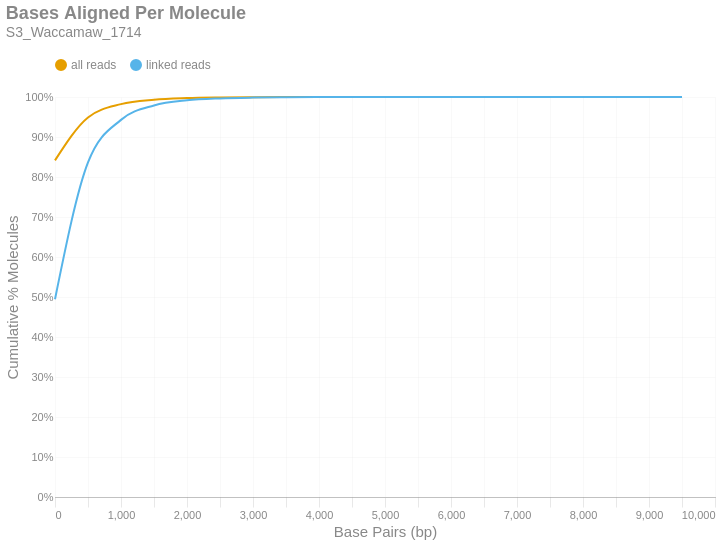

Notebook code for this chart:
### Markdown cell above
### Bases Aligned Per Molecule
This is a cumulative frequency distribution showing the number of base pairs aligned per unique molecule. These data are shown in 500 bp bins. There are two distributions: one with `all reads` (yellow) and another with only `linked reads` (blue). The percent of molecules in the `linked reads` distribution is relative to the total number of linked molecules.

### Code cell
if SKIPLR:
    print_html(f"Skipped")
else:
    binned_df = consolidated_hist(valids['aligned_bp'], mask, 500, True)
    with SafeRender(binned_df):
        (
            density_plot(binned_df, 'Bases Aligned Per Molecule', samplename, 'basesper')
            .encode(
                x=alt.X('bin:Q', title="Base Pairs (bp)").axis(tickMinStep=500).scale(padding=0),
                y=alt.Y('value:Q', title='Cumulative % Molecules')
                    .axis(format='%')
                    .scale(domain = [0,1])
                    .stack(False),
                color=alt.Color("key:N").scale(domain = ["all reads", "linked reads"]),
                tooltip = [
                    alt.Tooltip("key:N", title = "Data Type"),
                    alt.Tooltip("range_label:N", title="Bases Aligned Per Molecule"),
                    alt.Tooltip("value:Q", format = ".2%", title="% Molecules (Cum.)")
                ]
            )
        ).display()

### Figure 1 — Vega-Lite specification as saved in the notebook (floating-point values rounded to 4 significant figures)
{"width": "container", "height": 400, "config": {"title": {"anchor": "start", "dy": -15, "fontSize": 18, "color": "#888888", "subtitleColor": "#888888", "subtitleFontSize": 14}, "arc": {"fill": "#0072B2"}, "axis": {"domainColor": "#888888", "domainWidth": 0.5, "gridWidth": 0.2, "grid": false, "titleFontWeight": 400, "titleFontSize": 15, "labelFontSize": 11, "labelColor": "#888888", "tickColor": "#888888", "tickWidth": 0.2, "titleColor": "#888888"}, "axisBand": {"grid": false}, "axisX": {"grid": true, "tickSize": 10, "domainCap": "round"}, "axisY": {"domain": false, "grid": true, "tickSize": 0, "domainCap": "round"}, "background": "transparent", "header": {"labelFontSize": 15, "labelColor": "#888888", "titleFontSize": 15, "titleFontWeight": 600, "titleColor": "#888888"}, "legend": {"labelFont": "sans-serif", "labelFontSize": 12, "labelColor": "#888888", "symbolSize": 100, "symbolType": "circle", "titleFontSize": 12, "titlePadding": 10, "titleColor": "#888888", "title": null, "orient": "top"}, "range": {"category": ["#E69F00", "#56B4E9", "#009E73", "#F0E442", "#0072B2", "#D55E00", "#CC79A7", "#000000"], "diverging": ["#cfe8f3", "#a2d4ec", "#73bfe2", "#46abdb", "#1696d2", "#12719e"]}, "area": {"fill": "#0072B2", "fillOpacity": 0.7, "line": true, "strokeOpacity": 0.7}, "line": {"color": "#0072B2", "stroke": "#0072B2", "strokeWidth": 2}, "trail": {"color": "#0072B2", "stroke": "#0072B2", "strokeWidth": 0, "size": 1}, "point": {"filled": true, "fillOpacity": 1.0, "size": 95}, "text": {"color": "#888888", "fontSize": 11, "align": "right", "fontWeight": 400, "size": 11}, "bar": {"fill": "#0072B2", "stroke": null}, "view": {"stroke": null, "continuousWidth": 660, "continuousHeight": 400}}, "data": {"name": "data-061cd8600ea68ea975ee4d36bcdfce32"}, "mark": {"type": "line", "interpolate": "monotone", "point": {"opacity": 0, "size": 275}}, "encoding": {"color": {"field": "key", "scale": {"domain": ["all reads", "linked reads"]}, "type": "nominal"}, "tooltip": [{"field": "key", "title": "Data Type", "type": "nominal"}, {"field": "range_label", "title": "Bases Aligned Per Molecule", "type": "nominal"}, {"field": "value", "format": ".2%", "title": "% Molecules (Cum.)", "type": "quantitative"}], "x": {"axis": {"tickMinStep": 500}, "field": "bin", "scale": {"padding": 0}, "title": "Base Pairs (bp)", "type": "quantitative"}, "y": {"axis": {"format": "%"}, "field": "value", "scale": {"domain": [0, 1]}, "stack": false, "title": "Cumulative % Molecules", "type": "quantitative"}}, "params": [{"name": "param_c36ac31b6afebe62", "select": {"type": "point", "fields": ["key"]}, "bind": "legend"}], "title": {"text": "Bases Aligned Per Molecule", "subtitle": "S3_Waccamaw_1714"}, "transform": [{"fold": ["all reads (cumsum)", "linked reads (cumsum)"]}, {"calculate": "replace(datum.key, ' (cumsum)', '')", "as": "key"}, {"filter": {"param": "param_c36ac31b6afebe62"}}], "usermeta": {"embedOptions": {"downloadFileName": "S3_Waccamaw_1714.basesper"}}, "$schema": "https://vega.github.io/schema/vega-lite/v6.1.0.json", "datasets": {"data-061cd8600ea68ea975ee4d36bcdfce32": [{"bin": "0.0", "interval": "0.0-500.0", "all reads": 0.8416, "linked reads": 0.4945, "all reads (cumsum)": 0.8416, "linked reads (cumsum)": 0.4945, "range_label": "0-499"}, {"bin": "500.0", "interval": "500.0-1000.0", "all reads": 0.1073, "linked reads": 0.3419, "all reads (cumsum)": 0.9489, "linked reads (cumsum)": 0.8365, "range_label": "500-999"}, {"bin": "1000.0", "interval": "1000.0-1500.0", "all reads": 0.03324, "linked reads": 0.1064, "all reads (cumsum)": 0.9821, "linked reads (cumsum)": 0.9428, "range_label": "1000-1499"}, {"bin": "1500.0", "interval": "1500.0-2000.0", "all reads": 0.01123, "linked reads": 0.03595, "all reads (cumsum)": 0.9934, "linked reads (cumsum)": 0.9788, "range_label": "1500-1999"}, {"bin": "2000.0", "interval": "2000.0-2500.0", "all reads": 0.004037, "linked reads": 0.01292, "all reads (cumsum)": 0.9974, "linked reads (cumsum)": 0.9917, "range_label": "2000-2499"}, {"bin": "2500.0", "interval": "2500.0-3000.0", "all reads": 0.001517, "linked reads": 0.004855, "all reads (cumsum)": 0.9989, "linked reads (cumsum)": 0.9965, "range_label": "2500-2999"}, {"bin": "3000.0", "interval": "3000.0-3500.0", "all reads": 0.0006239, "linked reads": 0.001996, "all reads (cumsum)": 0.9995, "linked reads (cumsum)": 0.9985, "range_label": "3000-3499"}, {"bin": "3500.0", "interval": "3500.0-4000.0", "all reads": 0.0002534, "linked reads": 0.0008109, "all reads (cumsum)": 0.9998, "linked reads (cumsum)": 0.9994, "range_label": "3500-3999"}, {"bin": "4000.0", "interval": "4000.0-4500.0", "all reads": 0.000113, "linked reads": 0.0003616, "all reads (cumsum)": 0.9999, "linked reads (cumsum)": 0.9997, "range_label": "4000-4499"}, {"bin": "4500.0", "interval": "4500.0-5000.0", "all reads": 5.056e-05, "linked reads": 0.0001618, "all reads (cumsum)": 1.0, "linked reads (cumsum)": 0.9999, "range_label": "4500-4999"}, {"bin": "5000.0", "interval": "5000.0-5500.0", "all reads": 2.303e-05, "linked reads": 7.368e-05, "all reads (cumsum)": 1.0, "linked reads (cumsum)": 0.9999, "range_label": "5000-5499"}, {"bin": "5500.0", "interval": "5500.0-6000.0", "all reads": 7.134e-06, "linked reads": 2.283e-05, "all reads (cumsum)": 1.0, "linked reads (cumsum)": 1.0, "range_label": "5500-5999"}, {"bin": "6000.0", "interval": "6000.0-6500.0", "all reads": 5.131e-06, "linked reads": 1.642e-05, "all reads (cumsum)": 1.0, "linked reads (cumsum)": 1.0, "range_label": "6000-6499"}, {"bin": "6500.0", "interval": "6500.0-7000.0", "all reads": 1.502e-06, "linked reads": 4.805e-06, "all reads (cumsum)": 1.0, "linked reads (cumsum)": 1.0, "range_label": "6500-6999"}, {"bin": "7000.0", "interval": "7000.0-7500.0", "all reads": 7.509e-07, "linked reads": 2.403e-06, "all reads (cumsum)": 1.0, "linked reads (cumsum)": 1.0, "range_label": "7000-7499"}, {"bin": "7500.0", "interval": "7500.0-8000.0", "all reads": 3.755e-07, "linked reads": 1.201e-06, "all reads (cumsum)": 1.0, "linked reads (cumsum)": 1.0, "range_label": "7500-7999"}, {"bin": "8000.0", "interval": "8000.0-8500.0", "all reads": 3.755e-07, "linked reads": 1.201e-06, "all reads (cumsum)": 1.0, "linked reads (cumsum)": 1.0, "range_label": "8000-8499"}, {"bin": "8500.0", "interval": "8500.0-9000.0", "all reads": 1.252e-07, "linked reads": 4.004e-07, "all reads (cumsum)": 1.0, "linked reads (cumsum)": 1.0, "range_label": "8500-8999"}, {"bin": "9000.0", "interval": "9000.0-9500.0", "all reads": 0.0, "linked reads": 0.0, "all reads (cumsum)": 1.0, "linked reads (cumsum)": 1.0, "range_label": "9000-9499"}, {"bin": "9500.0", "interval": "9500.0-10000.0", "all reads": 2.503e-07, "linked reads": 8.009e-07, "all reads (cumsum)": 1.0, "linked reads (cumsum)": 1.0, "range_label": "9500-9999"}]}}
